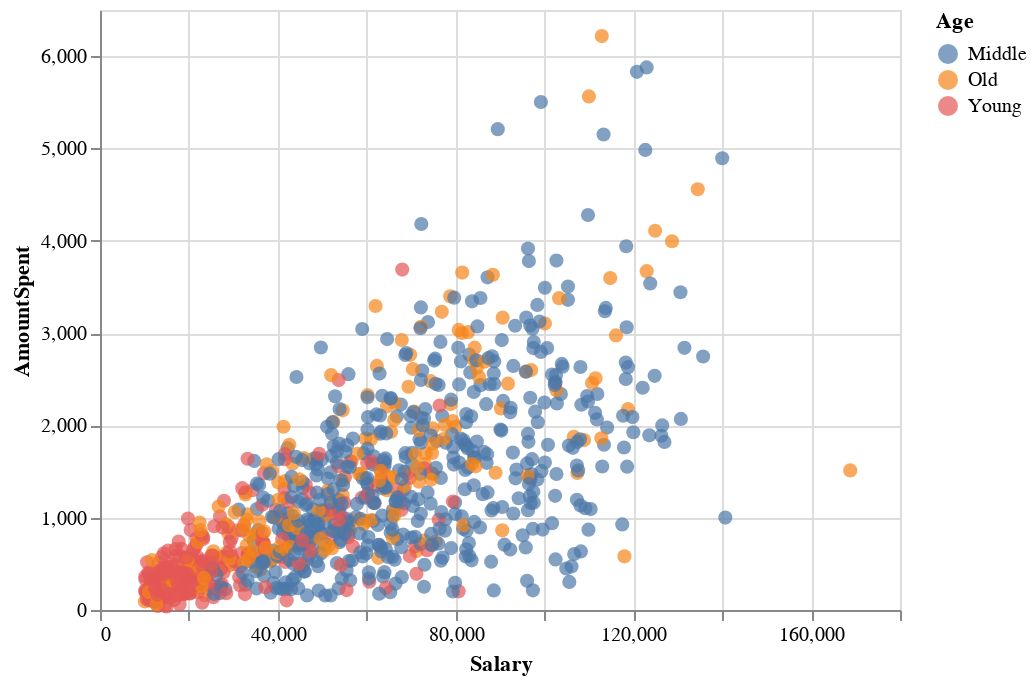

The notebook cell saved with this chart:
### Code cell
(alt.
    Chart(mk_df).
    mark_circle(size=50).
    encode(x='Salary', y='AmountSpent', color='Age')
)

### Figure 1 — Vega-Lite specification as saved in the notebook (floating-point values rounded to 4 significant figures; data arrays with more than 128 entries replaced by an {"elided": "..."} marker saying what was removed)
{"config": {"view": {"continuousWidth": 400, "continuousHeight": 300}}, "data": {"name": "data-601d85f78b49d312efac96412af5d38b"}, "mark": {"type": "circle", "size": 50}, "encoding": {"color": {"type": "nominal", "field": "Age"}, "x": {"type": "quantitative", "field": "Salary"}, "y": {"type": "quantitative", "field": "AmountSpent"}}, "$schema": "https://vega.github.io/schema/vega-lite/v4.8.1.json", "datasets": {"data-601d85f78b49d312efac96412af5d38b": {"elided": "1000 records"}}}
